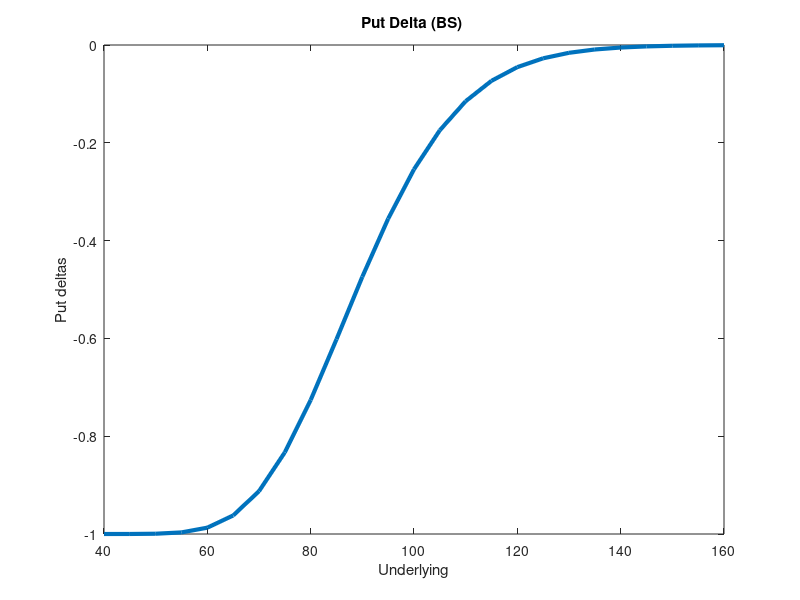

MATLAB code for this plot:
tic
clear;
clc;
clf;
NumOfTimeSteps=13;
M_Bermudan=2;
lambda=sqrt(1.5);
SgridM=2*NumOfTimeSteps+1;
Sigma=0.25;
elasticity = 1.9999; %elasticity
%dynamics.volcoeff = 3;
r = 0.10; %rate
m=365;
n=10000;
T = 0.5;
K = 95;
Underlying=40:5:160;
[c,p]=blsdelta(Underlying, K, r, T, Sigma);
plot(Underlying,p,'LineWidth',3)
%hold on
%for i=1:length(Underlying)
 %   SimulatedAsianprice(i)=Asian(Underlying(i),K,r,Sigma,T,m,n);
%end
%plot(Underlying, SimulatedAsianprice,'b')
%legend ('Asian Geometric','Simulated Asian Geometric')
%title('Asian Geometric and Simulated Asian Geometric Put Prices');
%xlabel('Underlying');
%ylabel('Put Prices');
%ylim([0,60])
%saveas(gcf,'CallPricesAa.png')
%ylim([0,0.03])
%xlim([40,160])
%axis tight
title('Put Delta (BS) ')
xlabel('Underlying')
ylabel('Put deltas')
toc